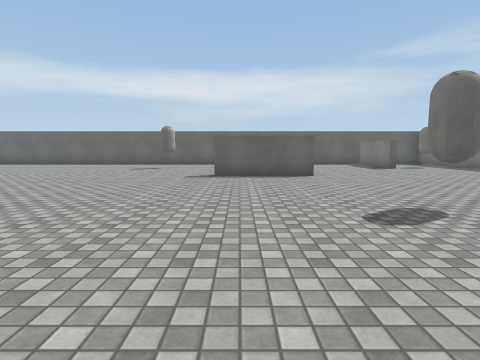
view 1 (above)

18 first-person views from a walk through a scene from a Unity 3-D project. The camera is 1.3 m above the floor, tilts 6° down and sees 80° across. The floor is counted in squares, 2 m on a side. Each view is taken from the middle of a square. On the plan, view 1 faces up. The plan holds only what a view shows up to about 9 squares ahead; the rest is blank. Surface patterns are stand-ins for the level's own textures.

view 2
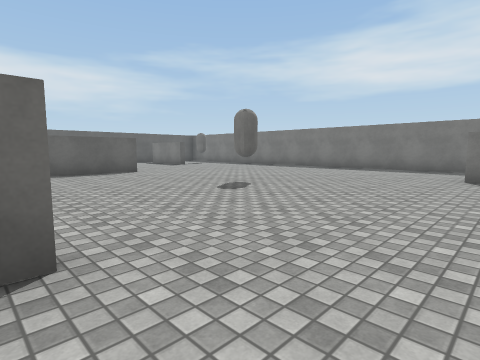

view 3
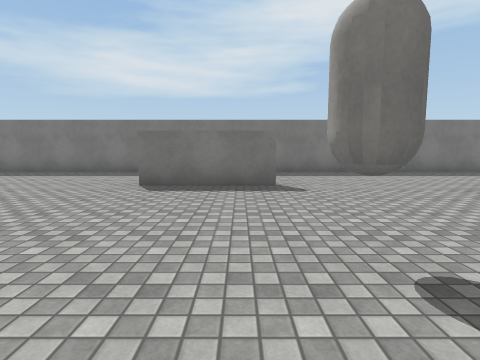

view 4
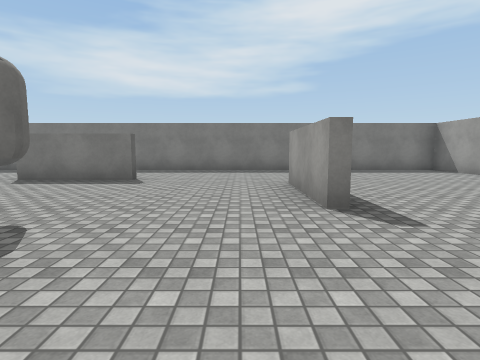

view 5
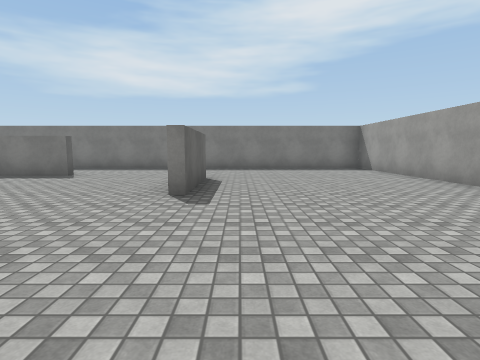

view 6
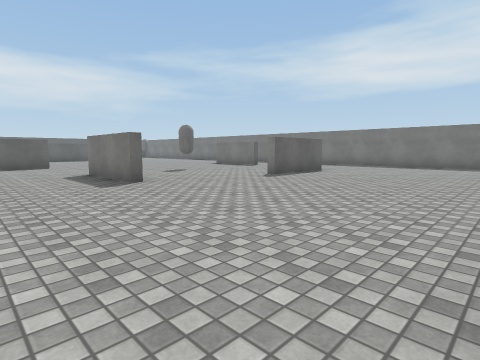

view 7
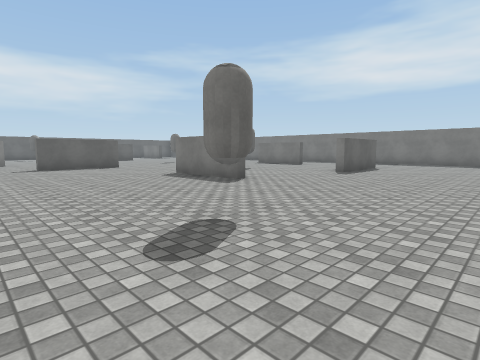

view 8
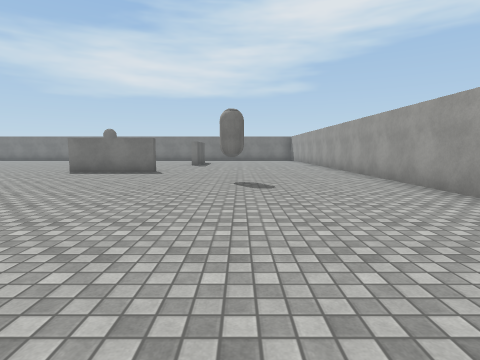

view 9
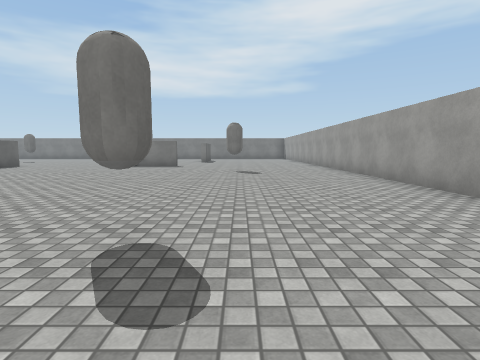

view 10
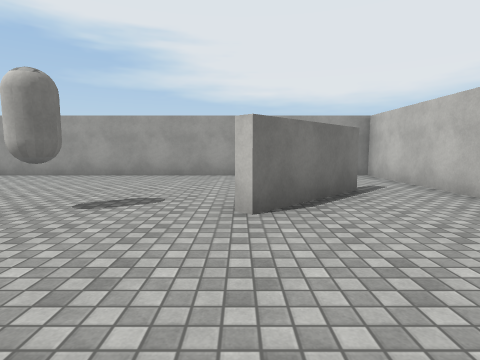

view 11
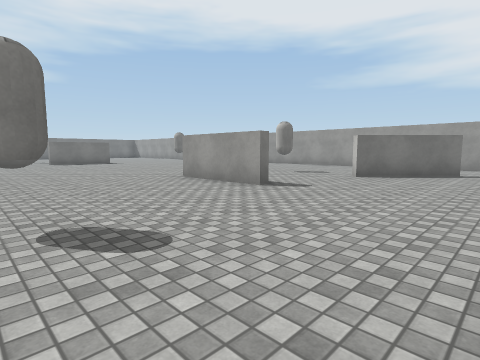

view 12
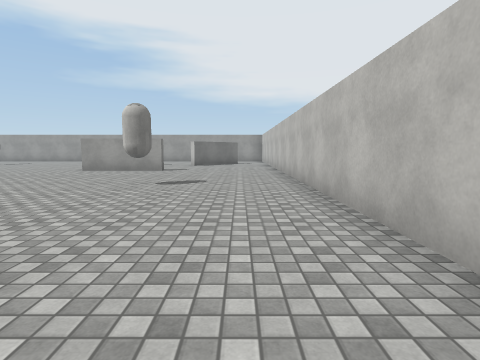

view 13
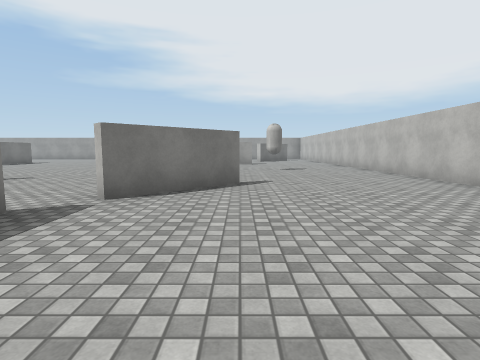

view 14
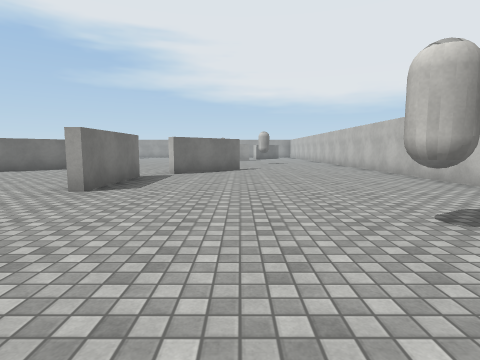

view 15
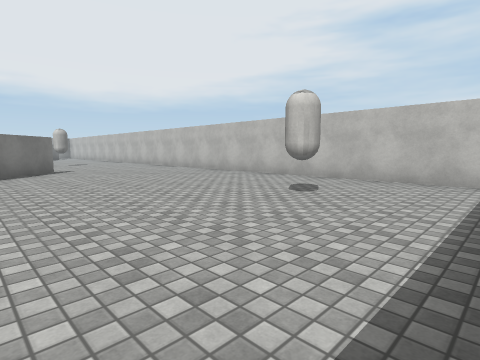

view 16
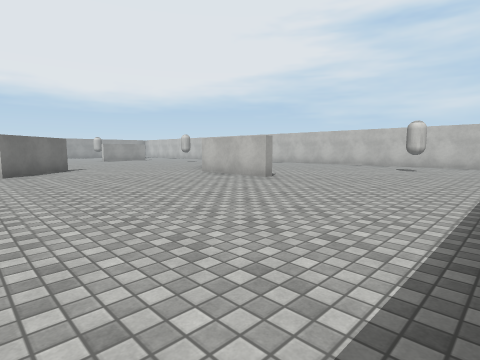

view 17
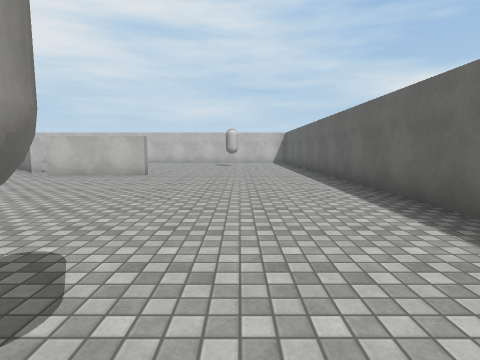

view 18
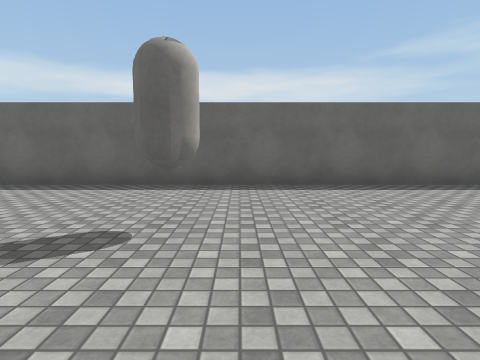

### Floor plan
Points are (right, up) in squares from view 1. A wall is a line through its corners. A room is listed if a view was taken in it or the views show most of it. See-through windows are left out.
Room 1 (views 1, 2, 3, 4, 5, 6, 7, 8, 9, 10, 11, 12, 13, 14, 15, 16, 17, 18)
walls: (-6.6, 2.8) (-4.7, 4.6); (-1.5, -5.5) (-1.5, -2.9); (-10, 5.1) (-11, 4.2); (-9.6, 6) (-9.6, 8.6); (2, -6) (4.6, -6); (-12.1, 3.5) (-10.2, 5.3); (1.9, 7.2) (-0.8, 7.2); (-12.6, -4) (-10, -4); (5.2, -2.8) (5.2, -0.1); (-9.3, 8.6) (-9.3, 6); (4.6, -6.2) (2, -6.2); (8.3, 0.1) (8.3, 5); (8.3, -4.9) (8.3, -3); (3, -11.3) (8.1, -11.3); (-15, -8.7) (-13.1, -6.8); (-12.9, -11.3) (-1, -11.3); (-16.3, -7.8) (-16.3, -11.3) (-14.5, -11.3); (2.5, 13.3) (-11, 13.3); (8.3, -9) (8.3, -6.9); (-16.3, 12.5) (-16.3, -4)
objects: capsule (-14, 11); capsule (-13, 0); capsule (-11, -7); capsule (-4, -8); capsule (-3, 10); capsule (2, -3); capsule (2, 3)

Where each view was taken, in squares from view 1:
view 1: 0 up, 0 right, facing up
view 2: 1 down, 2 left, facing up-right
view 3: 2 down, 0 right, facing right
view 4: 5 down, 1 left, facing right
view 5: 7 down, 2 left, facing right
view 6: 11 down, 4 left, facing up-right
view 7: 10 down, 6 left, facing up-right
view 8: 8 down, 10 left, facing right
view 9: 8 down, 13 left, facing right
view 10: 4 down, 13 left, facing down
view 11: 0 up, 16 left, facing down-right
view 12: 5 up, 15 left, facing down
view 13: 9 up, 12 left, facing down
view 14: 13 up, 12 left, facing down
view 15: 13 up, 10 left, facing down-left
view 16: 13 up, 4 left, facing down-left
view 17: 11 up, 2 left, facing left
view 18: 8 up, 2 left, facing up
